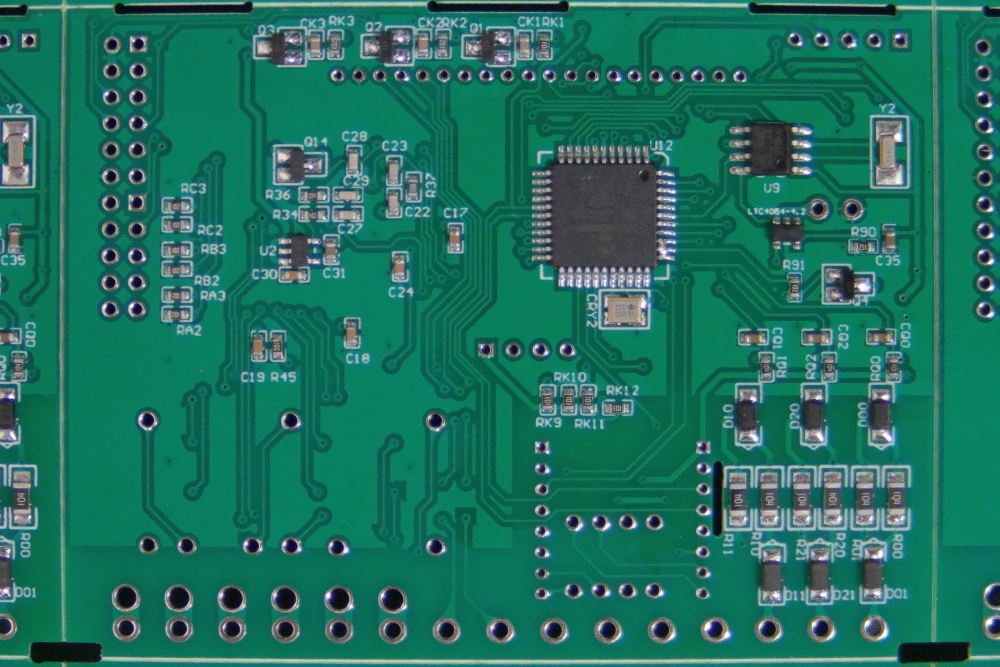
#> input picture dataset/images/013_insufficient_tin_11_0.jpg, 3000 x 2000 px (shown at 1/3 size)
$ python -i image_processing.py   (imports and definitions only)   (older library calls are emulated)
#> lines starting #> are read from the running program, lines starting #| are printed output that depends on the picture; after the words box and inside, x2 and y2 are one past the last pixel; in counts of white or black regions, pixels touching at a corner belong together
# image_processing.py
import cv2
import numpy as np
import matplotlib
import matplotlib.pyplot as plt

# 让Matplotlib正常显示中文
matplotlib.rcParams['font.sans-serif'] = ['SimHei']
matplotlib.rcParams['axes.unicode_minus'] = False

# [168 lines left out: functions plot_histogram_with_cdf, manual_hist_equalize, apply_filter, do_sharpen, do_equalize, do_edge_extraction and 3 more, not called in this run]


def morphology_erosion(bin_img, ksize=3, iterations=1):
    kernel = cv2.getStructuringElement(cv2.MORPH_RECT, (ksize, ksize))
    return cv2.erode(bin_img, kernel, iterations=iterations)

def morphology_dilation(bin_img, ksize=3, iterations=1):
    kernel = cv2.getStructuringElement(cv2.MORPH_RECT, (ksize, ksize))
    return cv2.dilate(bin_img, kernel, iterations=iterations)

def morphology_open(bin_img, ksize=3):
    kernel = cv2.getStructuringElement(cv2.MORPH_RECT, (ksize, ksize))
    return cv2.morphologyEx(bin_img, cv2.MORPH_OPEN, kernel)

def morphology_close(bin_img, ksize=3):
    kernel = cv2.getStructuringElement(cv2.MORPH_RECT, (ksize, ksize))
    return cv2.morphologyEx(bin_img, cv2.MORPH_CLOSE, kernel)

# [13 lines left out: function concatenate_images_horizontally, not called in this run]

def morph_compare(img, thresh_method="manual", manual_val=65, morph_method="none", ksize=3, iterations=1):
    """
    对输入图像进行阈值分割，然后依次对其使用四种形态学运算（腐蚀、膨胀、开运算、闭运算），
    最后将四个结果横向拼接为一张图返回。
    """
    bin_img = threshold_segment(img, method=thresh_method, val=manual_val)
    results = []
    methods = ["erosion", "dilation", "open", "close"]
    for method in methods:
        if method == "erosion":
            proc = morphology_erosion(bin_img, ksize=ksize, iterations=iterations)
        elif method == "dilation":
            proc = morphology_dilation(bin_img, ksize=ksize, iterations=iterations)
        elif method == "open":
            proc = morphology_open(bin_img, ksize=ksize)
        elif method == "close":
            proc = morphology_close(bin_img, ksize=ksize)
        else:
            proc = bin_img
        # 在每个处理结果上加上文字标注
        cv2.putText(proc, method, (10,30), cv2.FONT_HERSHEY_SIMPLEX, 1, (255,255,255), 2)
        results.append(proc)
    composite = concatenate_images_horizontally(results, target_height=img.shape[0])
    return composite


# [60 lines left out: functions optimal_threshold_curve, adaptive_threshold, not called in this run]
def threshold_segment(img, method="manual", val=65, blockSize=31, C=5):
    """
    对图像进行阈值分割：
      - method=="none": 不做阈值分割，直接返回灰度图
      - method=="manual": 使用固定阈值 val
      - method=="otsu": 使用 OTSU 自适应阈值
      - method=="adaptive-mean": 使用自适应均值阈值，需 blockSize 和 C
      - method=="adaptive-gauss": 使用自适应高斯阈值，需 blockSize 和 C
    """
    import cv2
    if img is None:
        return None
    if len(img.shape) != 2:
        gray = cv2.cvtColor(img, cv2.COLOR_BGR2GRAY)
    else:
        gray = img.copy()

    if method == "none":
        return gray
    elif method == "manual":
        _, out = cv2.threshold(gray, val, 255, cv2.THRESH_BINARY)
    elif method == "otsu":
        _, out = cv2.threshold(gray, 0, 255, cv2.THRESH_BINARY + cv2.THRESH_OTSU)
    elif method == "adaptive-mean":
        out = cv2.adaptiveThreshold(gray, 255, cv2.ADAPTIVE_THRESH_MEAN_C,
                                    cv2.THRESH_BINARY, blockSize, C)
    elif method == "adaptive-gauss":
        out = cv2.adaptiveThreshold(gray, 255, cv2.ADAPTIVE_THRESH_GAUSSIAN_C,
                                    cv2.THRESH_BINARY, blockSize, C)
    else:
        _, out = cv2.threshold(gray, val, 255, cv2.THRESH_BINARY)
    return out


# [44 lines left out: functions remove_small_components, multi_scale_filter, not called in this run]

def concatenate_images_horizontally(img_list, target_height):
    """
    将图像列表横向拼接到一起，所有图像统一缩放到 target_height 高度。
    """
    import cv2
    import numpy as np
    resized = []
    for img in img_list:
        if img is None:
            continue
        h, w = img.shape[:2]
        scale = target_height / h
        new_w = int(w * scale)
        resized.append(cv2.resize(img, (new_w, target_height)))
    if len(resized) == 0:
        return None
    return cv2.hconcat(resized)
# [112 lines left out: functions optimal_threshold_curve, analyze_components, not called in this run]

>>> import cv2
>>> picture = cv2.imread('dataset/images/013_insufficient_tin_11_0.jpg')
#> picture is the input picture: shape (2000, 3000, 3); mean B, G, R 96.2, 113.4, 31.6
>>> result = morph_compare(picture)
#> in threshold_segment, `gray = cv2.cvtColor(img, cv2.COLOR_BGR2GRAY)`:
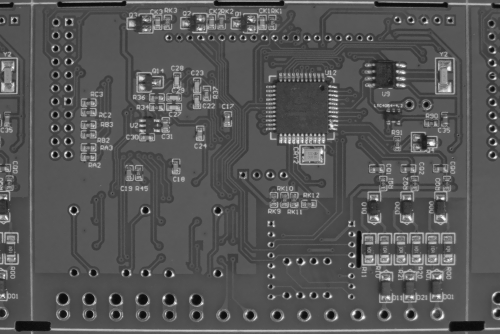
#> gray: shape (2000, 3000) (shown at 1/6 size); min 1, max 253, mean 87
#> in threshold_segment, `_, out = cv2.threshold(gray, val, 255, cv2.THRESH_BINARY)`:
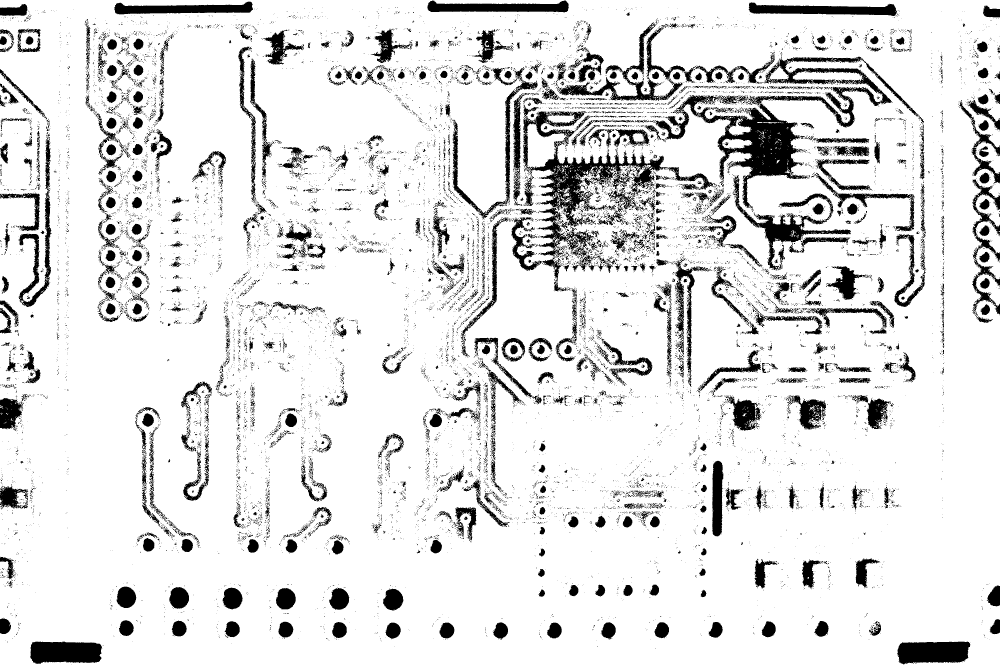
#> out: shape (2000, 3000) (shown at 1/3 size); 88.2% white; 17395 black regions (15777 under 20 px), largest, box (x1, y1, x2, y2) and area: (1963, 170, 2678, 625) 57829, (1572, 411, 2003, 777) 35272, (2198, 526, 2553, 812) 14695
#> the loop in morph_compare, `for method in methods:` made 4 passes
#> pass 1, in morph_compare, `proc = morphology_erosion(bin_img, ksize=ksize, iterations=iterations)`:
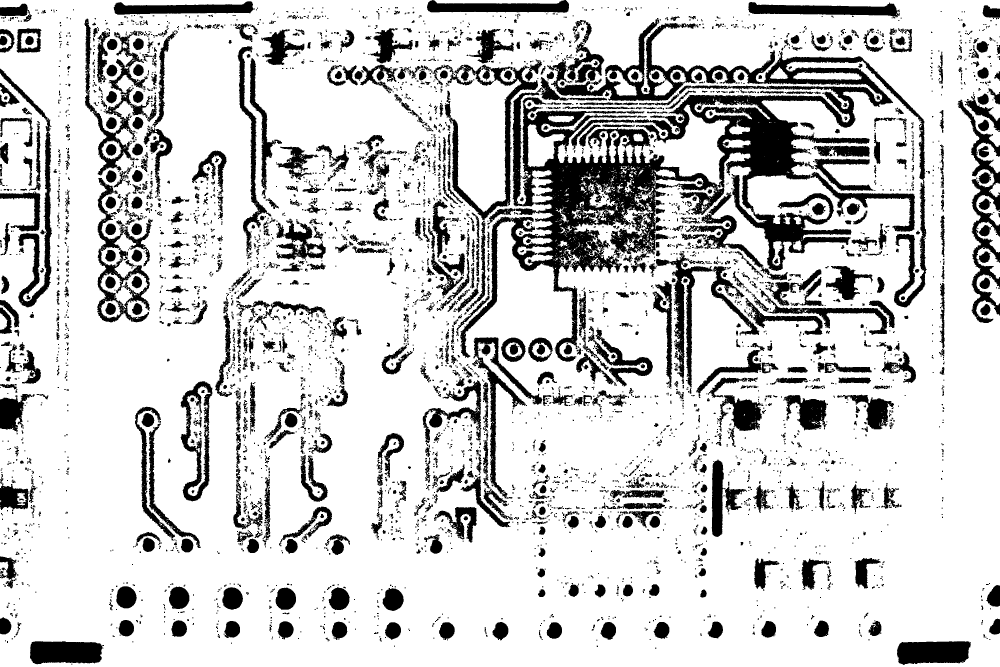
#> proc: shape (2000, 3000) (shown at 1/3 size); 80.5% white; 5062 black regions (2915 under 20 px), largest, box (x1, y1, x2, y2) and area: (1381, 54, 2776, 1085) 283935, (2873, 299, 3000, 969) 19468, (2010, 758, 2278, 1162) 19391
#> pass 3, in morph_compare, `proc = morphology_open(bin_img, ksize=ksize)`:
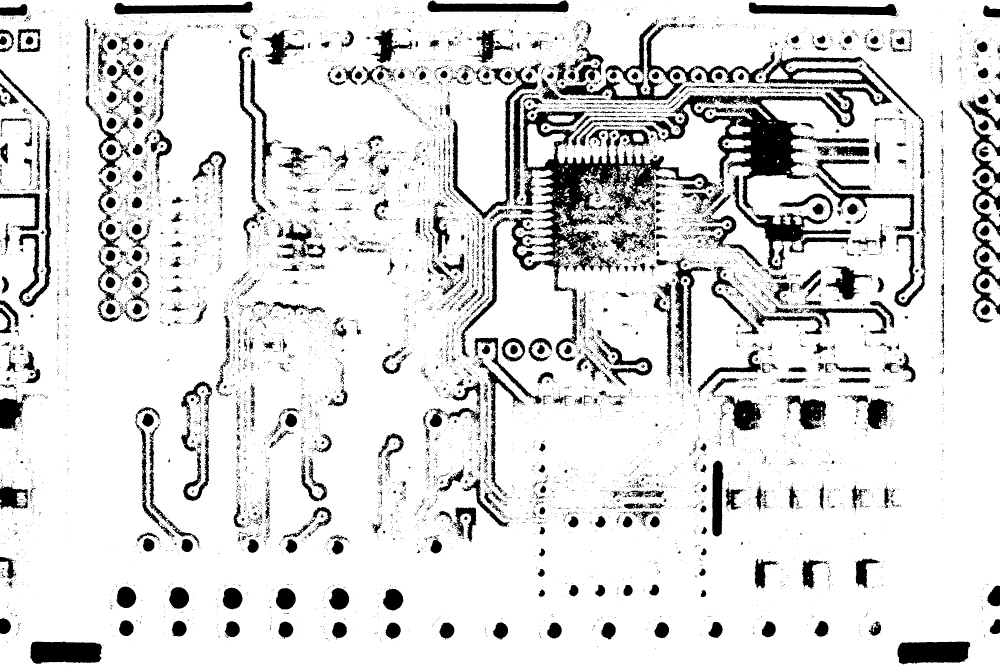
#> proc: shape (2000, 3000) (shown at 1/3 size); 86.3% white; 9897 black regions (8613 under 20 px), largest, box (x1, y1, x2, y2) and area: (1667, 59, 2775, 635) 94127, (1532, 293, 2150, 1084) 78493, (2198, 526, 2553, 812) 19438
#> after the loop in morph_compare, `for method in methods:`:
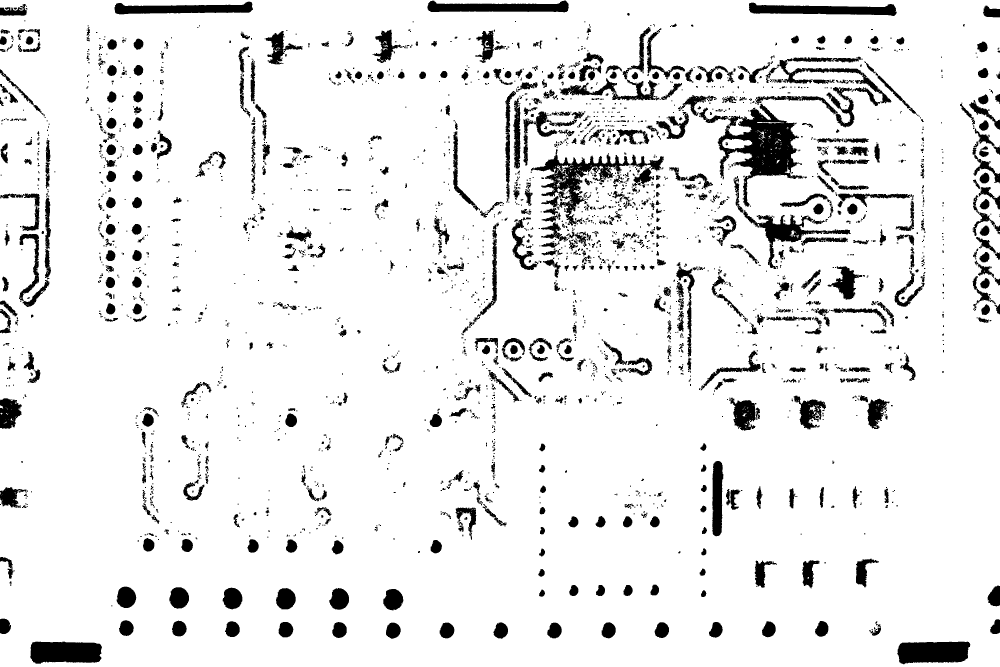
#> proc: shape (2000, 3000) (shown at 1/3 size); 91.1% white; 2848 black regions (1566 under 20 px), largest, box (x1, y1, x2, y2) and area: (2097, 311, 2411, 620) 30572, (1593, 463, 1889, 677) 15738, (2692, 1925, 2911, 1993) 12634
#> after the loop in morph_compare, `for method in methods:`: results = 4 items
#> the loop in concatenate_images_horizontally, `for img in img_list:` made 4 passes
#> in concatenate_images_horizontally, `return cv2.hconcat(resized)`:
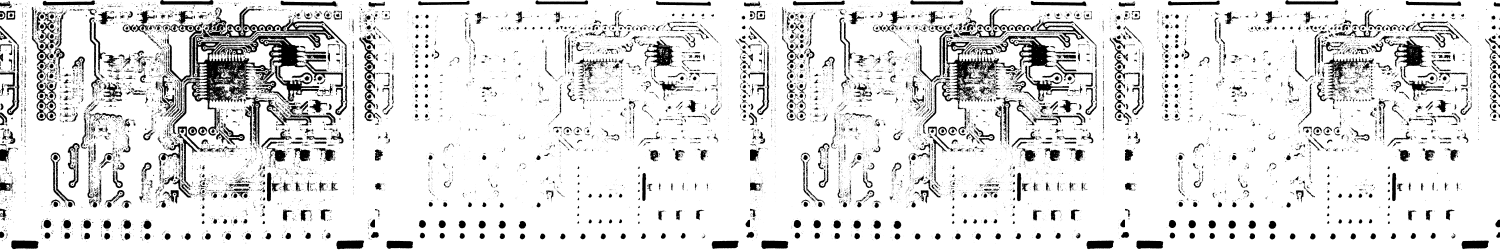
#> returned value: shape (2000, 12000) (shown at 1/8 size); 88% white; 22875 black regions (17317 under 20 px), largest, box (x1, y1, x2, y2) and area: (1381, 54, 2776, 1085) 283935, (7667, 59, 8775, 635) 94127, (7532, 293, 8150, 1084) 78493

$ run again, on dataset/images/013_insufficient_tin_11_3.jpg
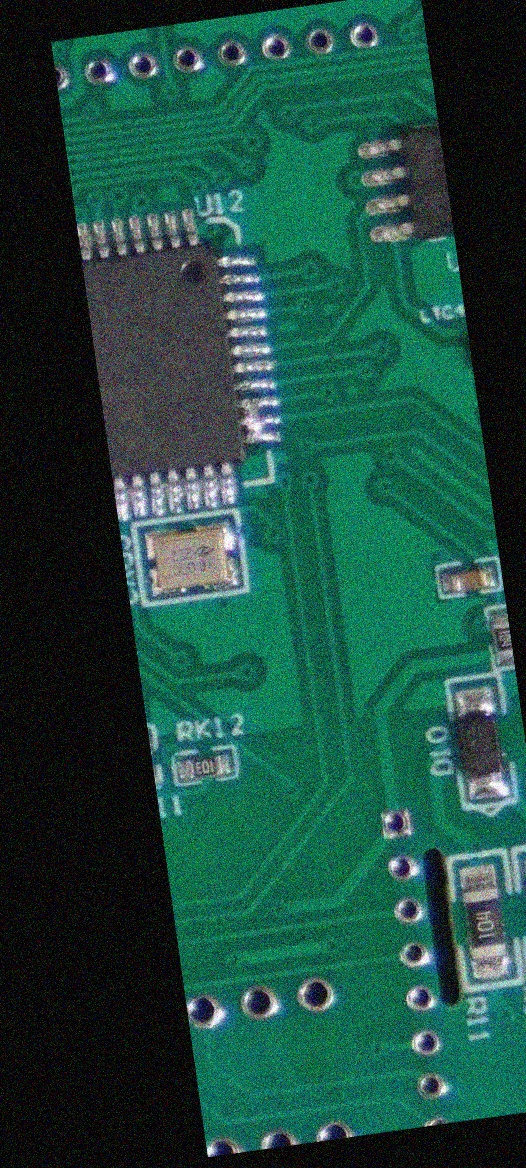
#> input picture dataset/images/013_insufficient_tin_11_3.jpg, 526 x 1168 px
#> picture is the input picture: shape (1168, 526, 3); mean B, G, R 64.1, 75.1, 29.5
#> out: shape (1168, 526); 49.6% white; 871 white regions (855 under 20 px), largest, box (x1, y1, x2, y2) and area: (51, 0, 526, 1157) 302731, (413, 150, 436, 182) 185, (426, 137, 436, 151) 50
#> after the loop in morph_compare, `for method in methods:`:
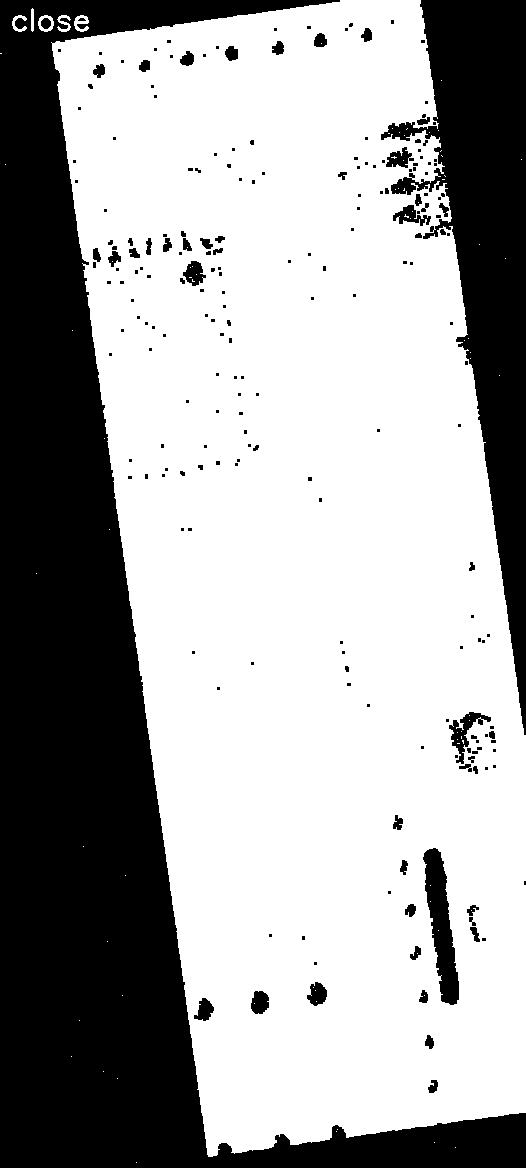
#> proc: shape (1168, 526); 64.6% white; 217 black regions (155 under 20 px), largest, box (x1, y1, x2, y2) and area: (0, 0, 526, 1168) 165852, (381, 0, 526, 735) 40983, (423, 848, 459, 1005) 2897
#> after the loop in morph_compare, `for method in methods:`: results = 4 items
#> the loop in concatenate_images_horizontally, `for img in img_list:` made 4 passes
#> in concatenate_images_horizontally, `return cv2.hconcat(resized)`:
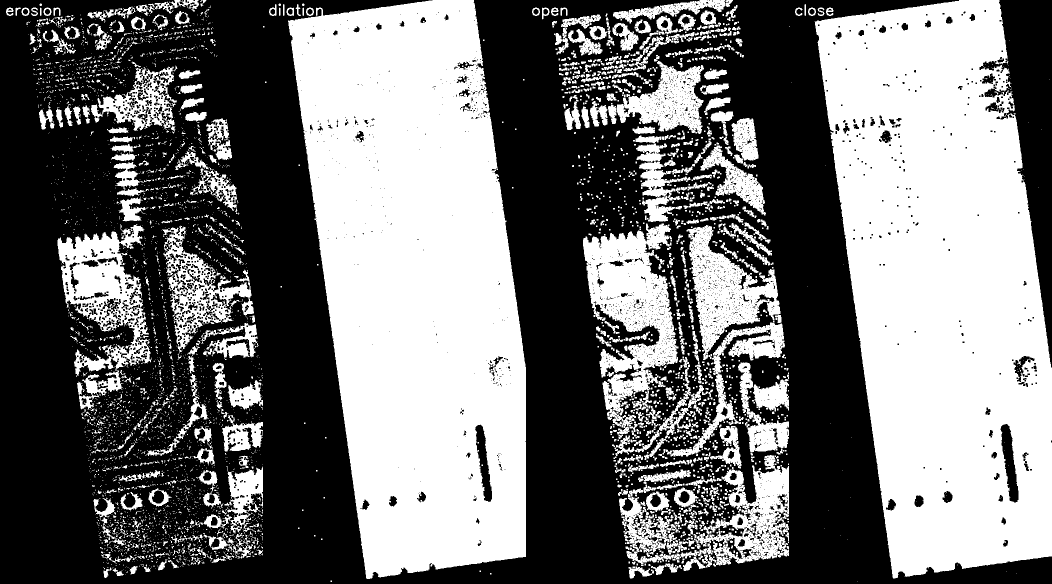
#> returned value: shape (1168, 2104) (shown at 1/2 size); 45.5% white; 4039 white regions (3208 under 20 px), largest, box (x1, y1, x2, y2) and area: (576, 0, 1052, 1158) 405307, (1629, 0, 2104, 1157) 396376, (1166, 447, 1357, 869) 37474
